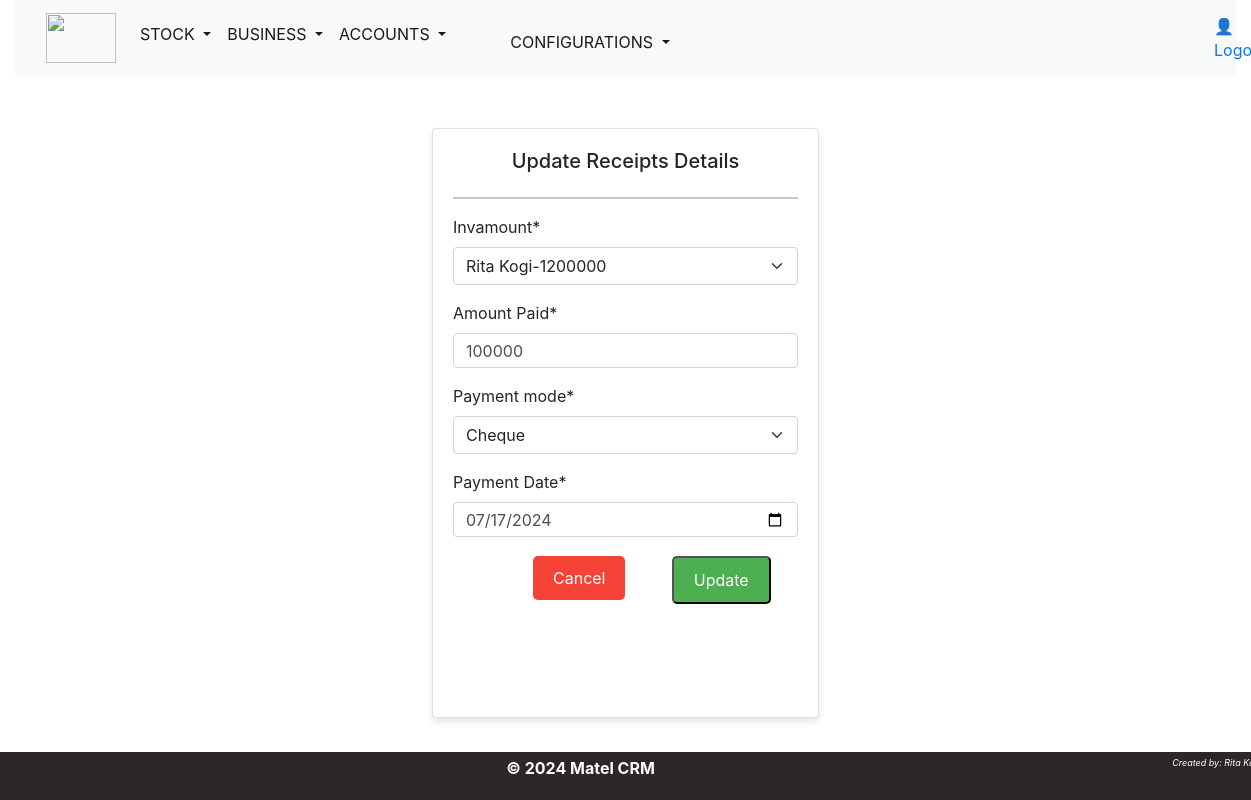
Screenshot of /updatereceipt/8/ (signed in) with the database file from the repository.
### clients/models.py (models this page shows, shortened)
class Receipt(models.Model):
    mode=[
        ('MPESA ', 'Mpesa'),
        ('CASH ', 'Cash'),
        ('CHEQUE', 'Cheque'),
        ('BANK-TRANSACTION','Bank Payment'),
    ]
    invamount = models.ForeignKey(Business, on_delete=models.CASCADE)
    amt_paid=models.PositiveIntegerField(default=0)
    payment_mode=models.CharField(max_length=20,choices=mode, default='Mpesa')
    paymentdate=models.DateField(default=timezone.now)

### clients/views.py (the view)
# urls.py: path('updatereceipt/<int:id>/', views.update_receipt, name='updatereceipt'),
@login_required(login_url='auth_app:login')
def update_receipt(request,id):
    receiptlist=get_object_or_404(Receipt, id=id)
    if request.method == 'POST':
        form=UpdateReceiptForm(request.POST, instance=receiptlist)
        if form.is_valid():
            form.save()
            messages.success(request, f'Details updated successfully')
            return redirect('clients:receiptslist')
    else:
        form=UpdateReceiptForm(instance=receiptlist)
    context={
        'form':form,
        }
    template='clients/receipts/updatereceipt.html'
    return render(request,template,context)

### clients/forms.py
class UpdateReceiptForm(forms.ModelForm):
    amt_paid=forms.CharField(label='Amount Paid',widget=forms.TextInput(attrs={'class': 'form-control', 'rows': 1}),required=True)
    paymentdate=forms.DateTimeField(label='Payment Date',widget=DateInput)
    class Meta:
        model=Receipt
        fields=('__all__')
        invamount=widgets = { forms.Select(attrs={'class': 'form-control','rows': 1})},
        payment_mode={ forms.Select(attrs={'class': 'form-control','rows': 1})}

### clients/models.py (called while the page is built)
    def __str__(self):
        return f"{self.name}"

    def __str__(self):
        return f"{self.name}-{self.invamt}"

### clients/templates/clients/receipts/updatereceipt.html (shortened to what this page needs)
{% extends 'base.html' %}
{% load crispy_forms_tags %}
{% block content %}
<div class="row" style="margin-top: 2em;">
  <div class="col-md-4"></div>
  <div class="col-md-4">
   <div class="card card-body">
     <h5><center>Update Receipts Details</center></h5>
     <hr>
     <form method="POST">
         {{ form|crispy }}
         <div class="row">
           <div class="col-md-5"><a class="button button-cancel-make"href="{% url  'clients:receiptslist' %}">Cancel</a></div>
           <div class="col-md-2"></div>
           <div class="col-md-5"><button type="submit" class="button button-add"href="{% url  'clients:receiptslist' %}">Update</button></div>
         </div>
       </div>
   </div>
  </div>
</div>
  {% endblock %}

### assets/css/main.css (style rules this page uses)
body { font-family: "Helvetica", Sans-Serif; background-color: lavenderblush; color: #333; margin: 0; padding: 0; height: 80%; }
@media screen and (min-width: 901px) { body { font-size: 18px; } }

### assets/css/inventory.css (style rules this page uses)
body { margin: 0; font-family: 'Arial', sans-serif; background-image: url('/assets/images/background.jpg'); background-size: cover; background-position: fill; background-repeat: no-repeat; height: 100vh; }
.button { display: inline-block; padding: 10px 20px; font-size: 16px; text-align: center; text-decoration: none; cursor: pointer; border-radius: 5px; transition: background-color 0.3s; margin-top: 3px; }
.button-add { background-color: #4CAF50; color: white; }
.button-cancel-make { background-color: #f44336; color: white; margin-left: 5em; }
.card { margin-top: 20px; background-color: #f8f9fa; padding: 20px; border-radius: 5px; box-shadow: 0 4px 6px rgba(0, 0, 0, 0.1); height: calc(80vh - 50px); overflow-y: auto; }
.card-body form .form-control { height: 35px; margin-bottom: 10px; }

### rows the page displays
Receipt: invamount "Rita Kogi-1200000", amt_paid "100000", payment_mode "Cheque", paymentdate "07/17/2024"
